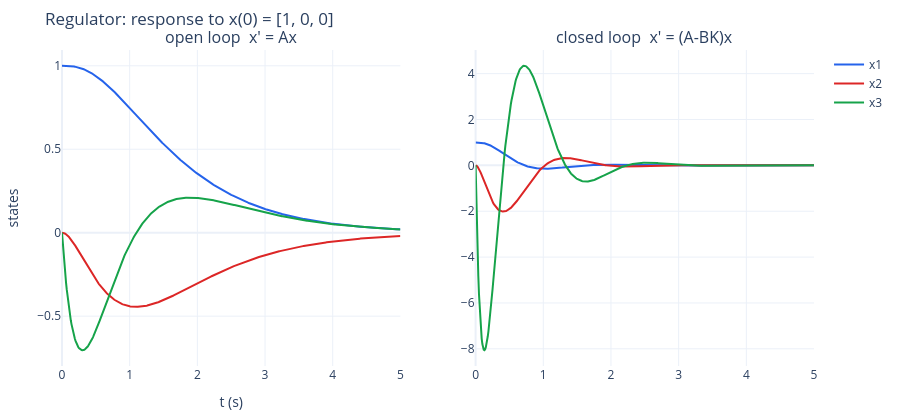

Notebook cell for this chart:
### Markdown cell above
## 2. Pole Placement — Regulator `poleplaceregu.m`

```matlab
a=[0 1 0;0 0 1;-6 -11 -6];
b=[0 0 10]';
c=[1 0 0];
d=0;
sys=ss(a,b,c,d);
t=0:0.01:5;
u=zeros(1,length(t));
[y,t,x] = lsim(sys,u,t,x0);
figure(1)
plot(t,x)
grid
p=[-2+2*sqrt(3)*i -2-2*sqrt(3)*i -10];
k=place(a,b,p);
aa=a-b*k;
bb=[0 0 0]';
x0=[1 0 0];
sys1=ss(aa,bb,c,d)
[y1,t,x1] = lsim(sys1,u,t,x0);
figure(2)
plot(t,x1)
grid
```

控制律 $u=-Kx$，閉迴路 $\dot x=(A-BK)x$，解為 $x(t)=e^{(A-BK)t}x(0)$；$A-BK$ 的特徵值稱為 regulator poles。
只要可控（$\operatorname{rank}M=n$），極點就能任意配置。

> **編註**：原程式第一次呼叫 `lsim(sys,u,t,x0)` 時 `x0` 還沒定義（定義在後面），直接執行會出錯；這裡把 `x0=[1 0 0]` 移到前面。

手算驗證：$A-BK$ 的最後一列是 $[-6-10k_1,\ -11-10k_2,\ -6-10k_3]$，特徵多項式 $s^3+(6+10k_3)s^2+(11+10k_2)s+(6+10k_1)$；
期望 $(s^2+4s+16)(s+10)=s^3+14s^2+56s+160$，得 $K=[15.4,\ 4.5,\ 0.8]$。

### Code cell
a = np.array([[0, 1, 0], [0, 0, 1], [-6, -11, -6]], float)
b = np.array([[0], [0], [10]], float)
x0 = np.array([1.0, 0, 0])
print("rank ctrb(a,b) =", np.linalg.matrix_rank(ctrb(a, b)), " n =", a.shape[0])
p = [-2 + 2 * np.sqrt(3) * 1j, -2 - 2 * np.sqrt(3) * 1j, -10]
k = place(a, b, p)
print("K = place(a,b,p) =", clean(k.ravel(), 4))
print("hand calculation  K = [15.4, 4.5, 0.8]")
aa = a - b @ k
print("eig(a-b*k) =", clean(sorted(np.linalg.eigvals(aa), key=lambda z: (z.real, z.imag))))
print("open-loop eig(a) =", clean(sorted(np.linalg.eigvals(a).real)))

t = np.arange(0, 5.001, 0.01)
x_open, x_closed = initial(a, x0, t), initial(aa, x0, t)
fig = make_subplots(rows=1, cols=2, subplot_titles=("open loop  x' = Ax", "closed loop  x' = (A-BK)x"))
for i, col in enumerate(["#2563eb", "#dc2626", "#16a34a"]):
    fig.add_trace(go.Scatter(x=t, y=x_open[:, i], name=f"x{i+1}", line=dict(color=col)), 1, 1)
    fig.add_trace(go.Scatter(x=t, y=x_closed[:, i], name=f"x{i+1}", line=dict(color=col), showlegend=False), 1, 2)
show(fig, "Regulator: response to x(0) = [1, 0, 0]", "t (s)", "states")
print(f"settling: |x(5)| open loop = {np.linalg.norm(x_open[-1]):.4f}, closed loop = {np.linalg.norm(x_closed[-1]):.2e}")

### Figure 1 — Plotly figure (JSON) as saved in the notebook; plotly's stock layout.template omitted (floating-point values rounded to 4 significant figures; data arrays with more than 128 entries replaced by an {"elided": "..."} marker saying what was removed)
{"data": [{"line": {"color": "#2563eb"}, "name": "x1", "type": "scatter", "x": {"elided": "501 float values"}, "xaxis": "x", "y": {"elided": "501 float values"}, "yaxis": "y"}, {"line": {"color": "#2563eb"}, "name": "x1", "showlegend": false, "type": "scatter", "x": {"elided": "501 float values"}, "xaxis": "x2", "y": {"elided": "501 float values"}, "yaxis": "y2"}, {"line": {"color": "#dc2626"}, "name": "x2", "type": "scatter", "x": {"elided": "501 float values"}, "xaxis": "x", "y": {"elided": "501 float values"}, "yaxis": "y"}, {"line": {"color": "#dc2626"}, "name": "x2", "showlegend": false, "type": "scatter", "x": {"elided": "501 float values"}, "xaxis": "x2", "y": {"elided": "501 float values"}, "yaxis": "y2"}, {"line": {"color": "#16a34a"}, "name": "x3", "type": "scatter", "x": {"elided": "501 float values"}, "xaxis": "x", "y": {"elided": "501 float values"}, "yaxis": "y"}, {"line": {"color": "#16a34a"}, "name": "x3", "showlegend": false, "type": "scatter", "x": {"elided": "501 float values"}, "xaxis": "x2", "y": {"elided": "501 float values"}, "yaxis": "y2"}], "layout": {"annotations": [{"font": {"size": 16}, "showarrow": false, "text": "open loop  x' = Ax", "x": 0.225, "xanchor": "center", "xref": "paper", "y": 1.0, "yanchor": "bottom", "yref": "paper"}, {"font": {"size": 16}, "showarrow": false, "text": "closed loop  x' = (A-BK)x", "x": 0.775, "xanchor": "center", "xref": "paper", "y": 1.0, "yanchor": "bottom", "yref": "paper"}], "height": 420, "margin": {"b": 50, "l": 60, "r": 20, "t": 50}, "title": {"text": "Regulator: response to x(0) = [1, 0, 0]"}, "xaxis": {"anchor": "y", "domain": [0.0, 0.45], "title": {"text": "t (s)"}}, "xaxis2": {"anchor": "y2", "domain": [0.55, 1.0]}, "yaxis": {"anchor": "x", "domain": [0.0, 1.0], "title": {"text": "states"}}, "yaxis2": {"anchor": "x2", "domain": [0.0, 1.0]}}}
